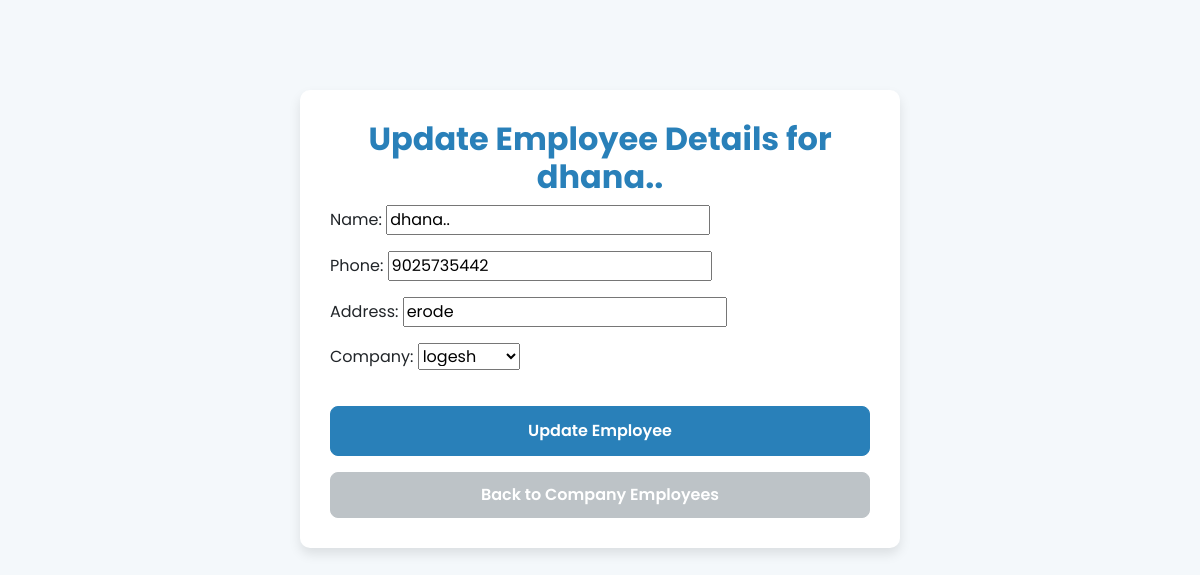
The page /employee/update/26/ on the database its author committed.
### details/models.py (models this page shows, shortened)
class Employee(models.Model):
    name = models.CharField(max_length=100)
    phone = models.CharField(max_length=15)
    address = models.CharField(max_length=200)
    company = models.ForeignKey(Company, on_delete=models.CASCADE, related_name="employees")

class Company(models.Model):
    name = models.CharField(max_length=100, unique=True)
    created_at = models.DateTimeField(auto_now_add=True)
    price = models.DecimalField(max_digits=10, decimal_places=2, default=Decimal('0.0'))
    def __str__(self):
        return self.name

### details/views.py (the view)
# urls.py: path('employee/update/<int:id>/', views.update_employee, name='update_employee'),  # This is correct
def update_employee(request, id):
    employee = get_object_or_404(Employee, pk=id)
    if request.method == 'POST':
        form = EmployeeForm(request.POST, instance=employee)
        if form.is_valid():
            form.save()
            company_id = employee.company.id if employee.company else None
            if company_id:
                return redirect('company_employeess', company_id=company_id)
            else:
                return redirect('dashboard')  # Redirect to dashboard if no company found
    else:
        form = EmployeeForm(instance=employee)
    return render(request, 'update_employee.html', {'form': form, 'employee': employee})

### details/forms.py
class EmployeeForm(forms.ModelForm):
    class Meta:
        model = Employee
        fields = ['name','phone', 'address','company']

### details/templates/update_employee.html (shortened to what this page needs)
<!DOCTYPE html>
<html lang="en">
<head>
    <link href="https://cdn.jsdelivr.net/npm/bootstrap@5.3.0-alpha1/dist/css/bootstrap.min.css" rel="stylesheet">
</head>
<body>
    <div class="container">
        <h2>Update Employee Details for {{ employee.name }}</h2>
        <form method="POST">
            {{ form.as_p }}
            <button type="submit" class="btn btn-primary">Update Employee</button>
        </form>
        <a href="{% url 'company_employeess' company_id=employee.company.id %}" class="btn btn-secondary mt-3">Back to Company Employees</a>
    </div>
</body>
</html>

### details/templates/update_employee.html (style rules this page uses)
body { font-family: 'Poppins', sans-serif; background-color: #f4f8fb; padding-top: 50px; }
h2 { text-align: center; font-size: 32px; color: #2980b9; font-weight: 700; }
.container { max-width: 600px; margin: auto; background-color: #ffffff; border-radius: 10px; box-shadow: 0 6px 12px rgba(0, 0, 0, 0.1); padding: 30px; margin-top: 40px; }
.btn-primary { background-color: #2980b9; border-color: #2980b9; font-size: 16px; padding: 12px 20px; border-radius: 8px; width: 100%; margin-top: 20px; color: #fff; font-weight: 600; }
.btn-secondary { background-color: #bdc3c7; border-color: #bdc3c7; padding: 10px 16px; border-radius: 8px; margin-top: 20px; display: block; width: 100%; text-align: center; font-weight: 600; color: #fff; }

### rows shown on the page
Employee: name "dhana..", phone "9025735442", address "erode", company "logesh"
